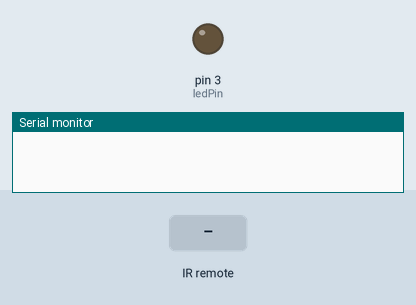
Recording of a sketch running on a simulated Arduino Uno, built with avr-gcc and run on an emulated ATmega328P. On the bench: output pins drawn as LEDs (lit = HIGH), the last lines printed to the serial monitor. The inputs (shaded band) are chosen by the test bench.

Above: at 1.2 s.
1.3 s: infrared code 0xFDA05F received
At 2.3 s:
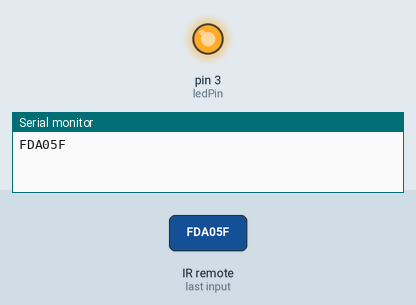
Timing chart, 0 to 4.3 s (numbered marks = the images above; inputs shaded):
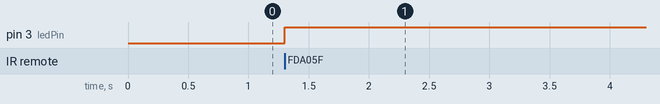

Measured:
- after the input at 1.3 s, pin 3 (ledPin): LOW → HIGH at once

The sketch:

IRremote.ino
```cpp
#include <IRremote.h>
int RECV_PIN = 10;
int ledPin = 3;
//LED -digital 3
boolean ledState = LOW;         //ledState用来存储LED的状态
IRrecv irrecv(RECV_PIN);
decode_results results;


void setup() {
  // put your setup code here, to run once:
  Serial.begin(9600);
  irrecv.enableIRIn();
  pinMode(ledPin, OUTPUT);        //设置LED为输出状态

}

void loop() {
  // put your main code here, to run repeatedly:
  if (irrecv.decode(&results)) {
    Serial.println(results.value, HEX);
    if (results.value == 0xFDA05F) {   //如果接受到的是电源键的信号，LED翻转状态
      ledState = !ledState;
      digitalWrite(ledPin, ledState);
    }
    irrecv.resume();
  }
}
```
